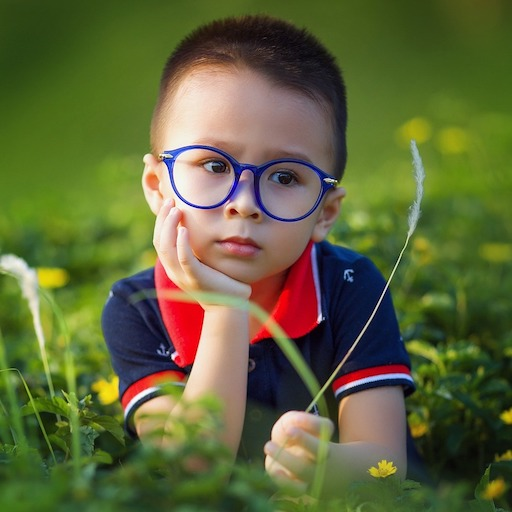
#> input picture week4-python/data/images/sample.jpg, 512 x 512 px, found by its file name
$ jupyter execute cvtColor-Assignment-6.ipynb   (shell and % lines are left out)
#> lines starting #> are read from the running program, lines starting #| are printed output that depends on the picture
# <font style="color:rgb(50,120,229)">Objective </font>
You have seen how we convert from one color space to another and also the theory behind the color spaces. In this assignment, you will implement the function cvtColor using the conversion formulae given in the opencv website. Specifically, you will be implementing the 2 functions:
1. convertBGRtoGray ( 10 points )
1. convertBGRtoHSV ( 20 points )

We have created the outline of the functions along with the supporting code. You just have to implement the formula in the function.

**Parameters**

**Input**
- BGR image ( named img )

**Output**
- Gray or HSV image

[cell 1]
# Import modules
import numpy as np
import matplotlib.pyplot as plt
import cv2
from dataPath import DATA_PATH

[cell 2]
import matplotlib
matplotlib.rcParams['figure.figsize'] = (18.0, 12.0)
matplotlib.rcParams['image.interpolation'] = 'bilinear'

[cell 3]
# Supress warnings
import warnings
warnings.filterwarnings("ignore")

[cell 4]
img = cv2.imread(DATA_PATH+"images/sample.jpg")
#> img is the input picture: shape (512, 512, 3); mean B, G, R 57.8, 101.6, 95.4

[cell 5]
plt.imshow(img[:,:,::-1])
plt.show()

#### <font style="color:rgb(50,120,229)">Convert BGR image to Grayscale image</font>
- Input: image in BGR mode
- Output: image in grayscale mode

For your convenience, we have added the conversion formula below

#### Reference:
https://docs.opencv.org/4.1.0/de/d25/imgproc_color_conversions.html

[cell 6]
def convertBGRtoGray(image):
    ###
    ### YOUR CODE HERE
    ###

    B, G, R = cv2.split(image)
    tempImage = cv2.add(0.299 * R, 0.587 * G)
    grayImage = cv2.add(tempImage, 0.114 * B)
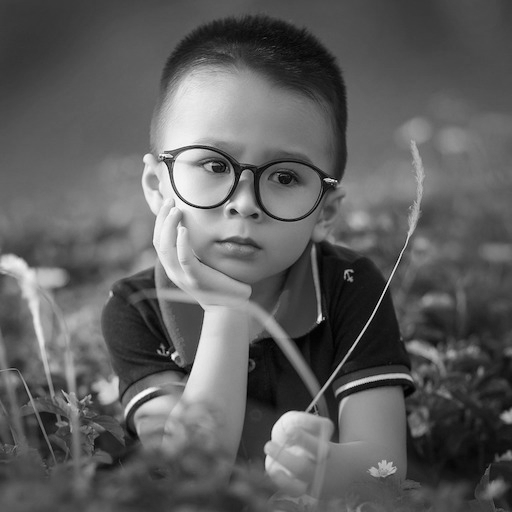
#> grayImage: shape (512, 512) float64; min 0.456, max 253.5, mean 94.7
    grayImage = np.uint8(np.round(grayImage))

    return grayImage

[cell 7]
gray = convertBGRtoGray(img)

Get the result from OpenCV's `cvtColor` function to verify

[cell 8]
gray_cv = cv2.cvtColor(img,cv2.COLOR_BGR2GRAY)

[cell 9]
plt.figure(figsize=(18,12))
plt.subplot(1,3,1)
plt.title("Result from custom function")
plt.imshow(gray,cmap="gray")
plt.subplot(1,3,2)
plt.title("Result from OpenCV function")
plt.imshow(gray_cv,cmap="gray")
plt.subplot(1,3,3)
plt.title("Difference")
plt.imshow(np.abs(gray-gray_cv),cmap="gray")
plt.show()
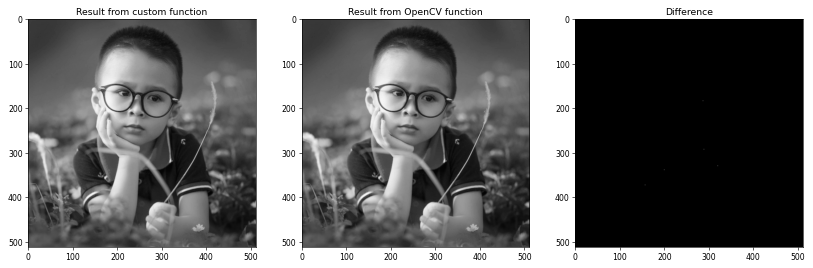
#> figure drawn by matplotlib, 3 panels

[cell 10]
###
### AUTOGRADER TEST - DO NOT REMOVE
###

#### <font style="color:rgb(50,120,229)">Convert BGR image to HSV image</font>
- Input: image in BGR mode
- Output: image in HSV mode

For your convenience, we have added the conversion formula below

#### Reference:
https://docs.opencv.org/4.1.0/de/d25/imgproc_color_conversions.html

You can assume we are working with 8 bit images.

[cell 11]
def convertBGRtoHSV(image):
    ###
    ### YOUR CODE HERE
    ###
    B, G, R = cv2.split(image)

    B = B / 255.0
    G = G / 255.0
    R = R / 255.0

    tempMin = cv2.min(B, G)
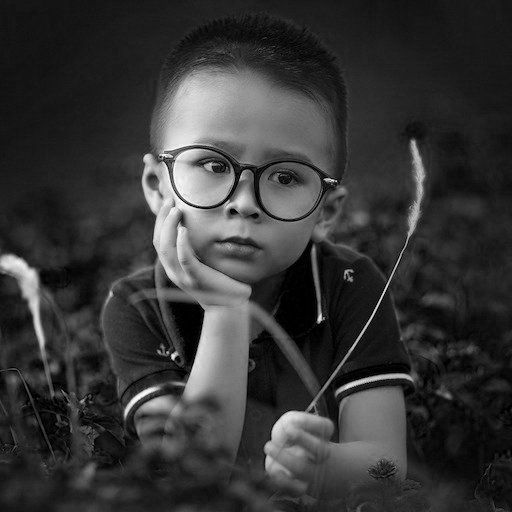
#> tempMin: shape (512, 512) float64; min 0, max 0.996, mean 0.212
    Cmin = cv2.min(tempMin, R) # Cmin = np.amin(image, axis=2)

    tempMax = cv2.max(B, G)
    Cmax = cv2.max(tempMax, R) # Cmax = np.amax(image, axis=2)
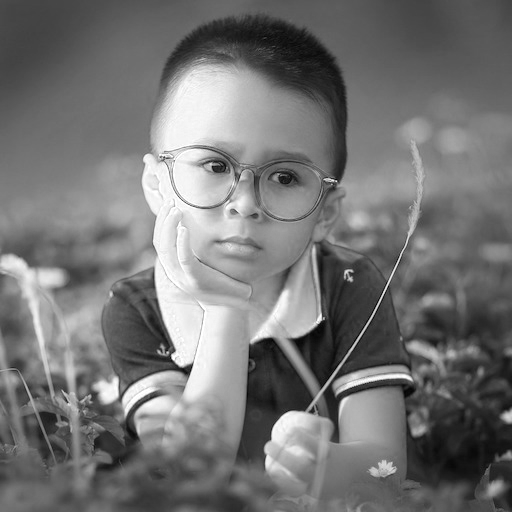
#> Cmax: shape (512, 512) float64; min 0.00392, max 1, mean 0.454

    # Value channel
    # V = np.amax(image, axis=2)
    V = Cmax

    delta = cv2.subtract(Cmax, Cmin)
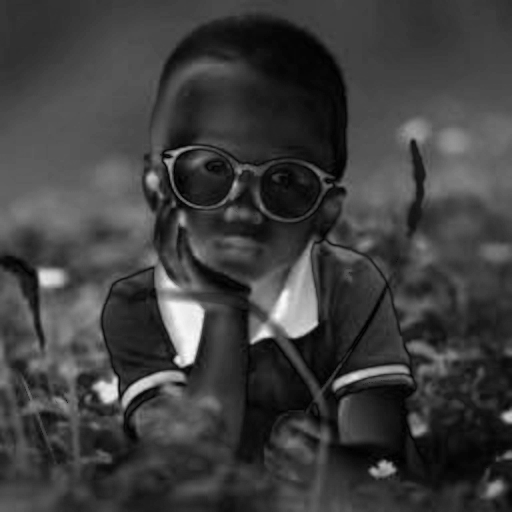
#> delta: shape (512, 512) float64; min 0, max 0.984, mean 0.245

    # Saturation channel
    S = np.zeros_like(V)
    S = np.divide(delta, V, where = V != 0)
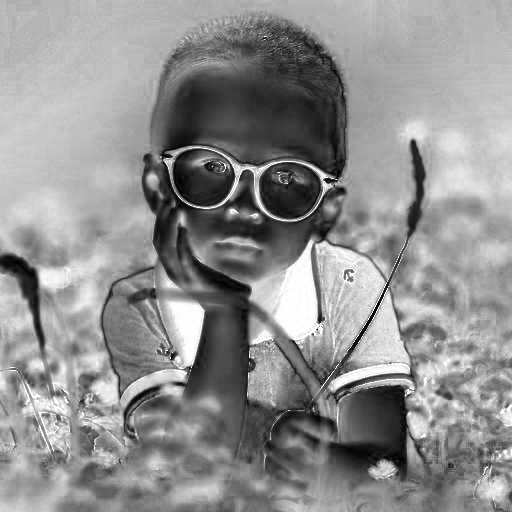
#> S: shape (512, 512) float64; min 0, max 1, mean 0.564

    # Hue Channel
    H = np.zeros_like(V)

    H = np.where(V == R, np.divide(60 * cv2.subtract(G, B), delta, where = delta !=0), H)
    H = np.where(V == G, np.add(120, np.divide(60 * cv2.subtract(B, R), delta, where = delta !=0)), H)
    H = np.where(V == B, np.add(240, np.divide(60 * cv2.subtract(R, G), delta, where = delta !=0)), H)

    H[H < 0] += 360
#> H: shape (512, 512) float64; min -1.71e+85, max 1.76e+292, mean 6.71e+286
    H[delta == 0] = 0
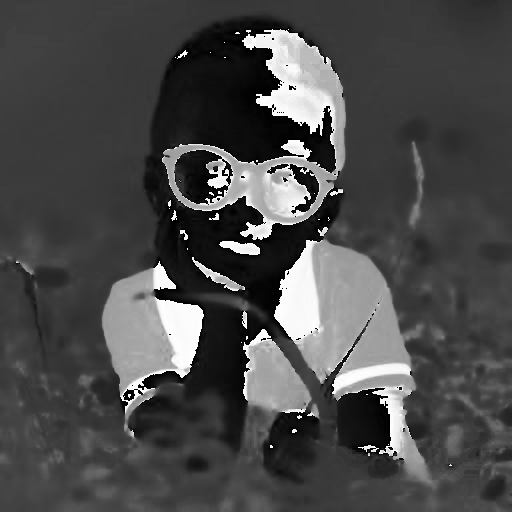
#> H: shape (512, 512) float64; min 0, max 359.7, mean 105.9; drawn with min black and max white

    # Final conversion
    V = np.round(255.0 * V)

    S = np.round(255.0 * S)

    H = np.round( H * 0.5)
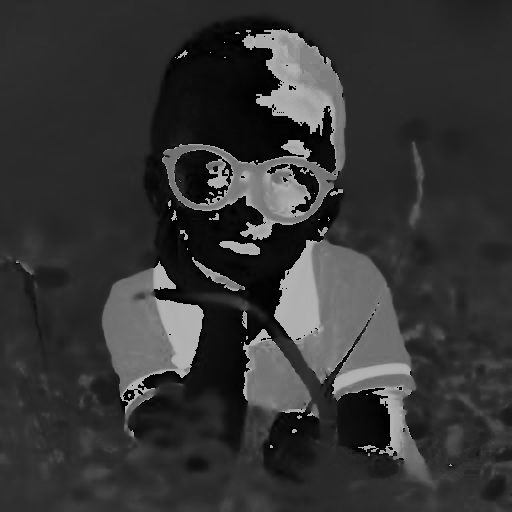
#> H: shape (512, 512) float64; min 0, max 180, mean 52.9

    hsvImage = cv2.merge([H, S, V])
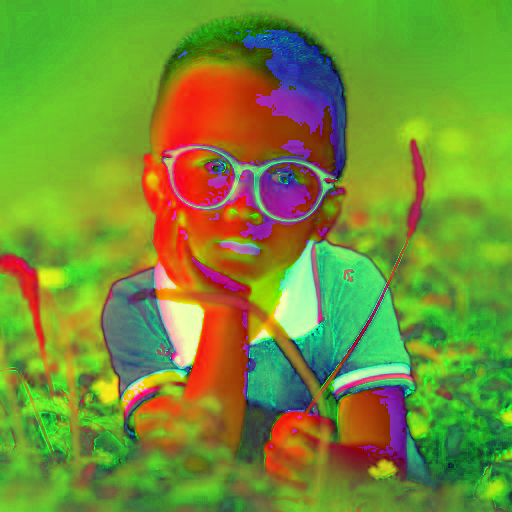
#> hsvImage: shape (512, 512, 3) float64; mean of channels 0, 1, 2 52.9, 143.9, 115.7; drawn as B, G, R
    hsvImage = hsvImage.astype(int)


    return hsvImage

[cell 12]
hsv = convertBGRtoHSV(img)

Get the result from OpenCV's `cvtColor` function to verify

[cell 13]
hsv_cv = cv2.cvtColor(img,cv2.COLOR_BGR2HSV)
#> hsv_cv: shape (512, 512, 3); mean H, S, V 52.8, 143.9, 115.7

[cell 14]
plt.subplot(1,3,1)
plt.title("Result from custom function")
plt.imshow(hsv[:,:,::-1])
plt.subplot(1,3,2)
plt.title("Result from OpenCV function")
plt.imshow(hsv_cv[:,:,::-1])
plt.subplot(1,3,3)
plt.title("Difference")
plt.imshow(np.abs(hsv-hsv_cv)[:,:,::-1])
plt.show()
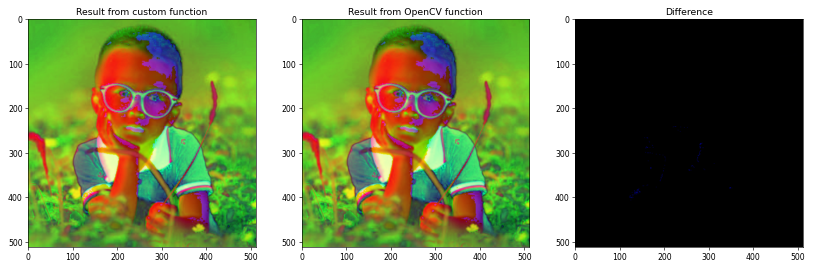
#> figure drawn by matplotlib, 3 panels
